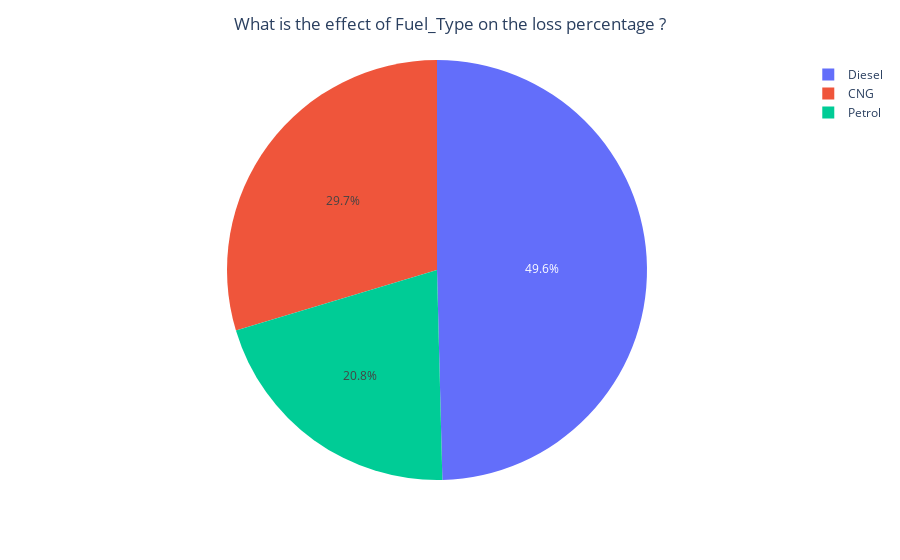

Notebook source saved alongside this figure:
### Code cell
pie(data_frame=data,x="Fuel_Type",y="loss",
   title_text="What is the effect of Fuel_Type on the loss percentage ?")

### Figure 1 — Plotly figure (JSON) as saved in the notebook; plotly's stock layout.template omitted (floating-point values rounded to 4 significant figures)
{"data": [{"domain": {"x": [0, 1], "y": [0, 1]}, "hovertemplate": "Fuel_Type=%{label}<br>loss=%{value}<extra></extra>", "labels": ["CNG", "Diesel", "Petrol"], "legendgroup": "", "name": "", "showlegend": true, "type": "pie", "values": [3.315, 5.543, 2.319]}], "layout": {"legend": {"tracegroupgap": 0}, "margin": {"t": 60}, "title": {"text": "What is the effect of Fuel_Type on the loss percentage ?", "x": 0.5}}}
